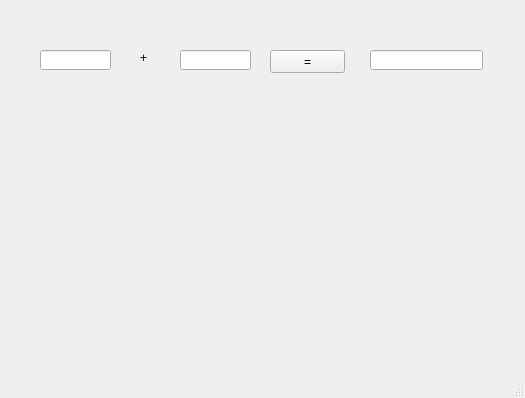
<?xml version="1.0" encoding="UTF-8"?>
<ui version="4.0">
 <class>MainWindow</class>
 <widget class="QMainWindow" name="MainWindow">
  <property name="geometry">
   <rect>
    <x>0</x>
    <y>0</y>
    <width>525</width>
    <height>398</height>
   </rect>
  </property>
  <property name="windowTitle">
   <string>MainWindow</string>
  </property>
  <widget class="QWidget" name="centralwidget">
   <widget class="QLineEdit" name="le1">
    <property name="geometry">
     <rect>
      <x>40</x>
      <y>50</y>
      <width>71</width>
      <height>20</height>
     </rect>
    </property>
   </widget>
   <widget class="QLineEdit" name="le2">
    <property name="geometry">
     <rect>
      <x>180</x>
      <y>50</y>
      <width>71</width>
      <height>20</height>
     </rect>
    </property>
   </widget>
   <widget class="QLineEdit" name="le3">
    <property name="geometry">
     <rect>
      <x>370</x>
      <y>50</y>
      <width>113</width>
      <height>20</height>
     </rect>
    </property>
   </widget>
   <widget class="QLabel" name="lbl">
    <property name="geometry">
     <rect>
      <x>140</x>
      <y>50</y>
      <width>16</width>
      <height>16</height>
     </rect>
    </property>
    <property name="text">
     <string>+</string>
    </property>
   </widget>
   <widget class="QPushButton" name="pb">
    <property name="geometry">
     <rect>
      <x>270</x>
      <y>50</y>
      <width>75</width>
      <height>23</height>
     </rect>
    </property>
    <property name="text">
     <string>=</string>
    </property>
   </widget>
  </widget>
  <widget class="QMenuBar" name="menubar">
   <property name="geometry">
    <rect>
     <x>0</x>
     <y>0</y>
     <width>525</width>
     <height>21</height>
    </rect>
   </property>
  </widget>
  <widget class="QStatusBar" name="statusbar"/>
 </widget>
 <resources/>
 <connections/>
</ui>
